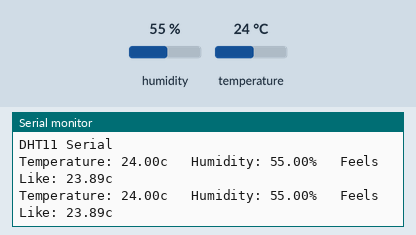
Simulated run of this sketch. Board: Arduino Uno, built with avr-gcc and run on an emulated ATmega328P. On the bench: the last lines printed to the serial monitor. The inputs (shaded band) are chosen by the test bench; at power-on: humidity 55 %, temperature 24 °C.

Above: at 2.8 s.
2.9 s: humidity set to 22 %
At 4.7 s:
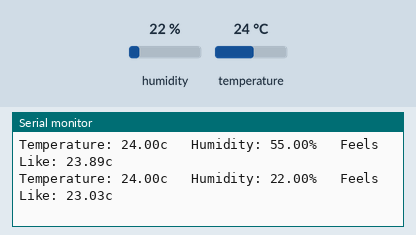
5.6 s: temperature set to 12 °C
At 7.1 s:
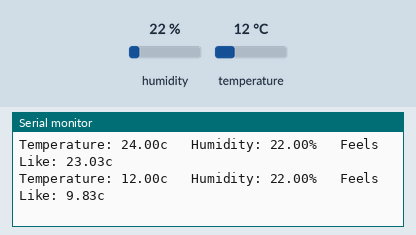
8.3 s: humidity set to 40 %
At 10.8 s:
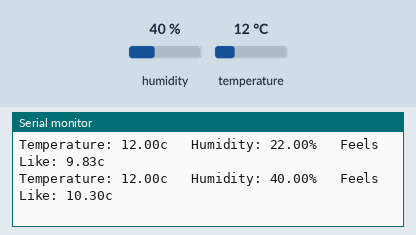
Timing chart, 0 to 12.3 s (numbered marks = the images above; inputs shaded):
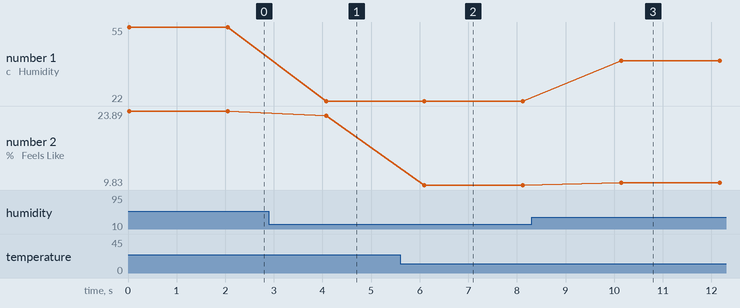

Measured:
- after the input at 2.9 s, the serial monitor: prints a new line after 1.2 s (image 1)
- after the input at 5.6 s, the serial monitor: prints a new line after 0.50 s (image 2)
- after the input at 8.3 s, the serial monitor: prints a new line after 1.8 s (image 3)
- plotted number 1: 55 → 22 after the input at 2.9 s, 22 → 40 after the input at 8.3 s
- plotted number 2: 23.89 → 23.03 after the input at 2.9 s, 23.03 → 9.83 after the input at 5.6 s, 9.83 → 10.3 after the input at 8.3 s

The sketch:

_01-dht11-serial.ino
```cpp
// Simple DHT11 Read to Serial

// Include the DHT library
#include <DHT.h>

// Setup the sensor on Pin 2
DHT sensor(2, DHT11);


void setup() {
  // Enable Serial output
  Serial.begin(9600);
  Serial.println("DHT11 Serial");

  // Start the sensor
  sensor.begin();
}

void loop() {
  // Read Temperature
  float temperature = sensor.readTemperature();

  // Read Humidity
  float humidity = sensor.readHumidity();

  // Compute Heat Index
  float heatIndex = sensor.computeHeatIndex(temperature, humidity, false);

  // Print the results
  Serial.print("Temperature: ");
  Serial.print(temperature);
  Serial.print("c \tHumidity: ");
  Serial.print(humidity);
  Serial.print("% \tFeels Like: ");
  Serial.print(heatIndex);
  Serial.println("c");

  // Delay for 2 seconds between readings
  delay(2000);
}
```
